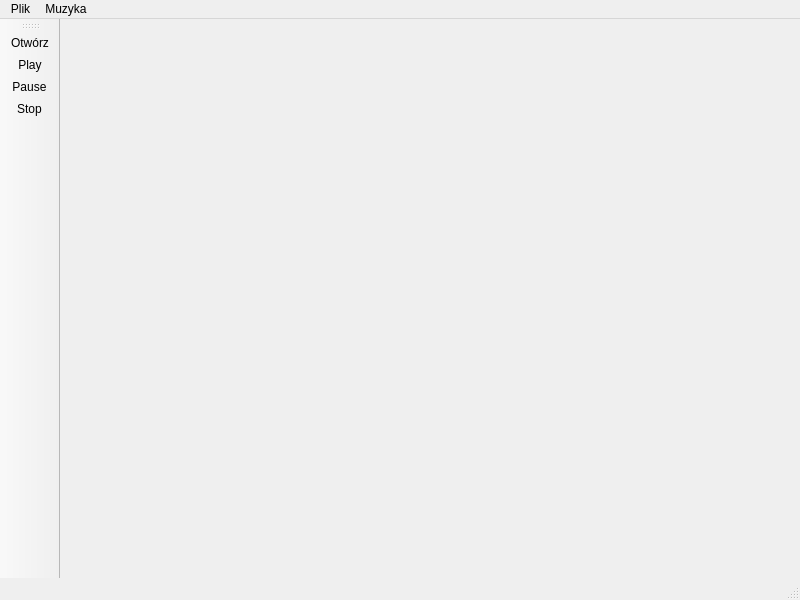
<?xml version="1.0" encoding="UTF-8"?>
<ui version="4.0">
 <class>MainWindow</class>
 <widget class="QMainWindow" name="MainWindow">
  <property name="geometry">
   <rect>
    <x>0</x>
    <y>0</y>
    <width>800</width>
    <height>600</height>
   </rect>
  </property>
  <property name="windowTitle">
   <string>MP3_Video_Player</string>
  </property>
  <widget class="QWidget" name="centralwidget"/>
  <widget class="QMenuBar" name="menubar">
   <property name="geometry">
    <rect>
     <x>0</x>
     <y>0</y>
     <width>800</width>
     <height>22</height>
    </rect>
   </property>
   <widget class="QMenu" name="menuPlik">
    <property name="title">
     <string>Plik</string>
    </property>
    <addaction name="actionOtw_rz"/>
   </widget>
   <widget class="QMenu" name="menuMuzyka">
    <property name="title">
     <string>Muzyka</string>
    </property>
    <addaction name="actionPlay"/>
    <addaction name="actionStop"/>
    <addaction name="actionPause"/>
   </widget>
   <addaction name="menuPlik"/>
   <addaction name="menuMuzyka"/>
  </widget>
  <widget class="QStatusBar" name="statusbar"/>
  <widget class="QToolBar" name="toolBar">
   <property name="windowTitle">
    <string>toolBar</string>
   </property>
   <attribute name="toolBarArea">
    <enum>LeftToolBarArea</enum>
   </attribute>
   <attribute name="toolBarBreak">
    <bool>false</bool>
   </attribute>
   <addaction name="actionOtw_rz"/>
   <addaction name="actionPlay"/>
   <addaction name="actionPause"/>
   <addaction name="actionStop"/>
  </widget>
  <action name="actionOtw_rz">
   <property name="icon">
    <iconset resource="zasoby.qrc">
     <normaloff>:/zdjecia/icons/open.png</normaloff>:/zdjecia/icons/open.png</iconset>
   </property>
   <property name="text">
    <string>Otwórz</string>
   </property>
   <property name="toolTip">
    <string>Otwórz plik</string>
   </property>
  </action>
  <action name="actionPlay">
   <property name="icon">
    <iconset resource="zasoby.qrc">
     <normaloff>:/zdjecia/icons/plej.png</normaloff>:/zdjecia/icons/plej.png</iconset>
   </property>
   <property name="text">
    <string>Play</string>
   </property>
  </action>
  <action name="actionStop">
   <property name="icon">
    <iconset resource="zasoby.qrc">
     <normaloff>:/zdjecia/icons/stop.png</normaloff>:/zdjecia/icons/stop.png</iconset>
   </property>
   <property name="text">
    <string>Stop</string>
   </property>
  </action>
  <action name="actionPause">
   <property name="icon">
    <iconset resource="zasoby.qrc">
     <normaloff>:/zdjecia/icons/pause.png</normaloff>:/zdjecia/icons/pause.png</iconset>
   </property>
   <property name="text">
    <string>Pause</string>
   </property>
  </action>
 </widget>
 <resources>
  <include location="zasoby.qrc"/>
 </resources>
 <connections/>
</ui>
